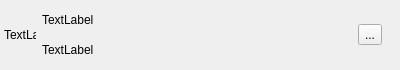
<?xml version="1.0" encoding="UTF-8"?>
<ui version="4.0">
 <class>UavItem</class>
 <widget class="QWidget" name="UavItem">
  <property name="geometry">
   <rect>
    <x>0</x>
    <y>0</y>
    <width>400</width>
    <height>70</height>
   </rect>
  </property>
  <property name="minimumSize">
   <size>
    <width>10</width>
    <height>0</height>
   </size>
  </property>
  <property name="windowTitle">
   <string>Form</string>
  </property>
  <layout class="QHBoxLayout" name="horizontalLayout">
   <property name="spacing">
    <number>6</number>
   </property>
   <property name="leftMargin">
    <number>4</number>
   </property>
   <property name="topMargin">
    <number>0</number>
   </property>
   <property name="rightMargin">
    <number>2</number>
   </property>
   <property name="bottomMargin">
    <number>0</number>
   </property>
   <item>
    <widget class="QLabel" name="uav_pic">
     <property name="enabled">
      <bool>true</bool>
     </property>
     <property name="maximumSize">
      <size>
       <width>32</width>
       <height>32</height>
      </size>
     </property>
     <property name="text">
      <string>TextLabel</string>
     </property>
    </widget>
   </item>
   <item>
    <widget class="QWidget" name="widget" native="true">
     <property name="minimumSize">
      <size>
       <width>0</width>
       <height>0</height>
      </size>
     </property>
     <layout class="QVBoxLayout" name="verticalLayout">
      <property name="spacing">
       <number>2</number>
      </property>
      <property name="leftMargin">
       <number>0</number>
      </property>
      <property name="topMargin">
       <number>6</number>
      </property>
      <property name="rightMargin">
       <number>0</number>
      </property>
      <property name="bottomMargin">
       <number>6</number>
      </property>
      <item>
       <widget class="QLabel" name="uav_id_label">
        <property name="text">
         <string>TextLabel</string>
        </property>
       </widget>
      </item>
      <item>
       <widget class="QLabel" name="uav_position_label">
        <property name="text">
         <string>TextLabel</string>
        </property>
       </widget>
      </item>
     </layout>
    </widget>
   </item>
   <item>
    <spacer name="horizontalSpacer">
     <property name="orientation">
      <enum>Qt::Horizontal</enum>
     </property>
     <property name="sizeHint" stdset="0">
      <size>
       <width>81</width>
       <height>20</height>
      </size>
     </property>
    </spacer>
   </item>
   <item>
    <widget class="QToolButton" name="edit_toolButton">
     <property name="text">
      <string>...</string>
     </property>
    </widget>
   </item>
   <item>
    <widget class="QWidget" name="widget_2" native="true">
     <property name="minimumSize">
      <size>
       <width>10</width>
       <height>0</height>
      </size>
     </property>
    </widget>
   </item>
  </layout>
 </widget>
 <resources/>
 <connections/>
</ui>
